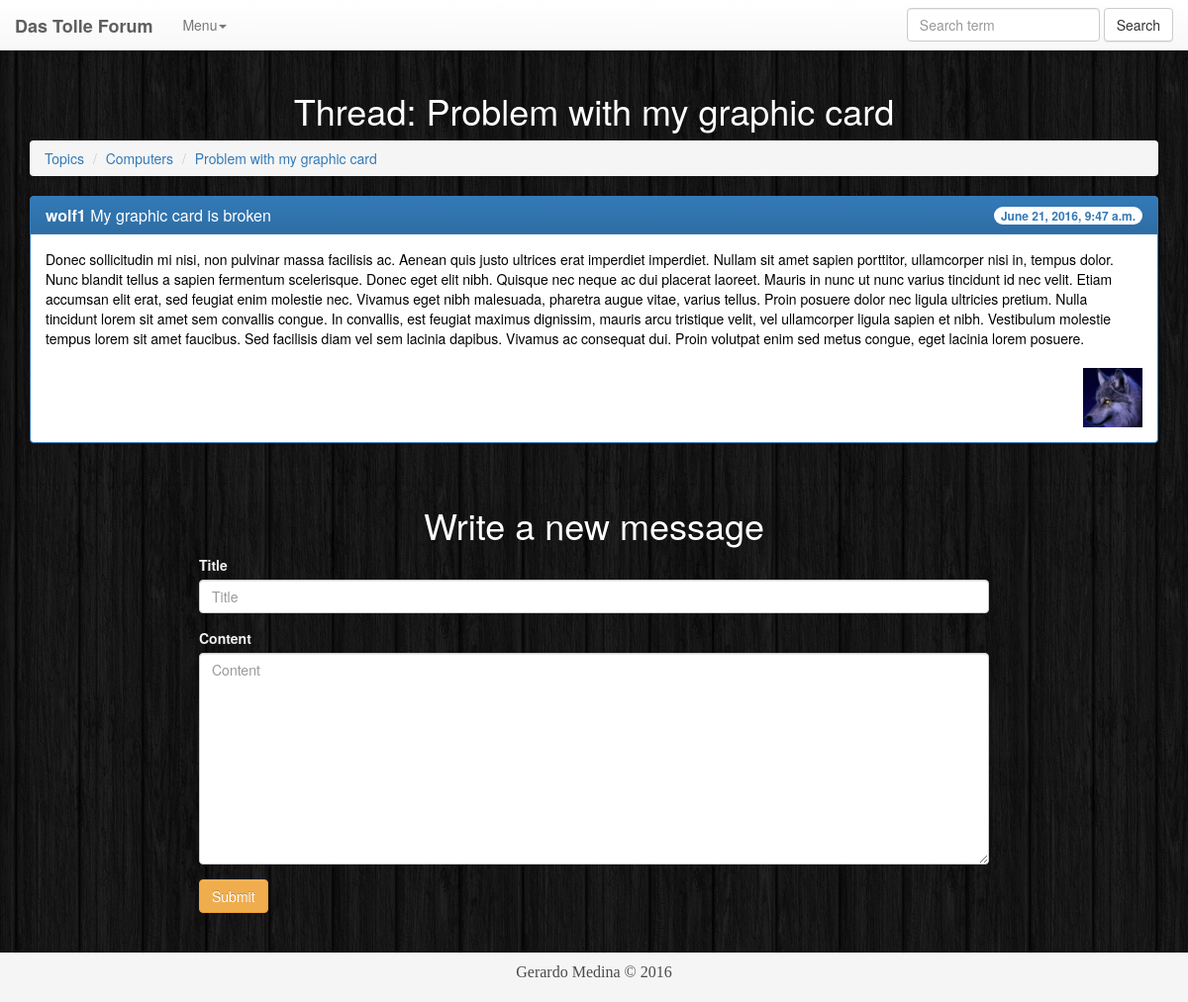
Page /30/29/messages (signed in) on the earlier database version.
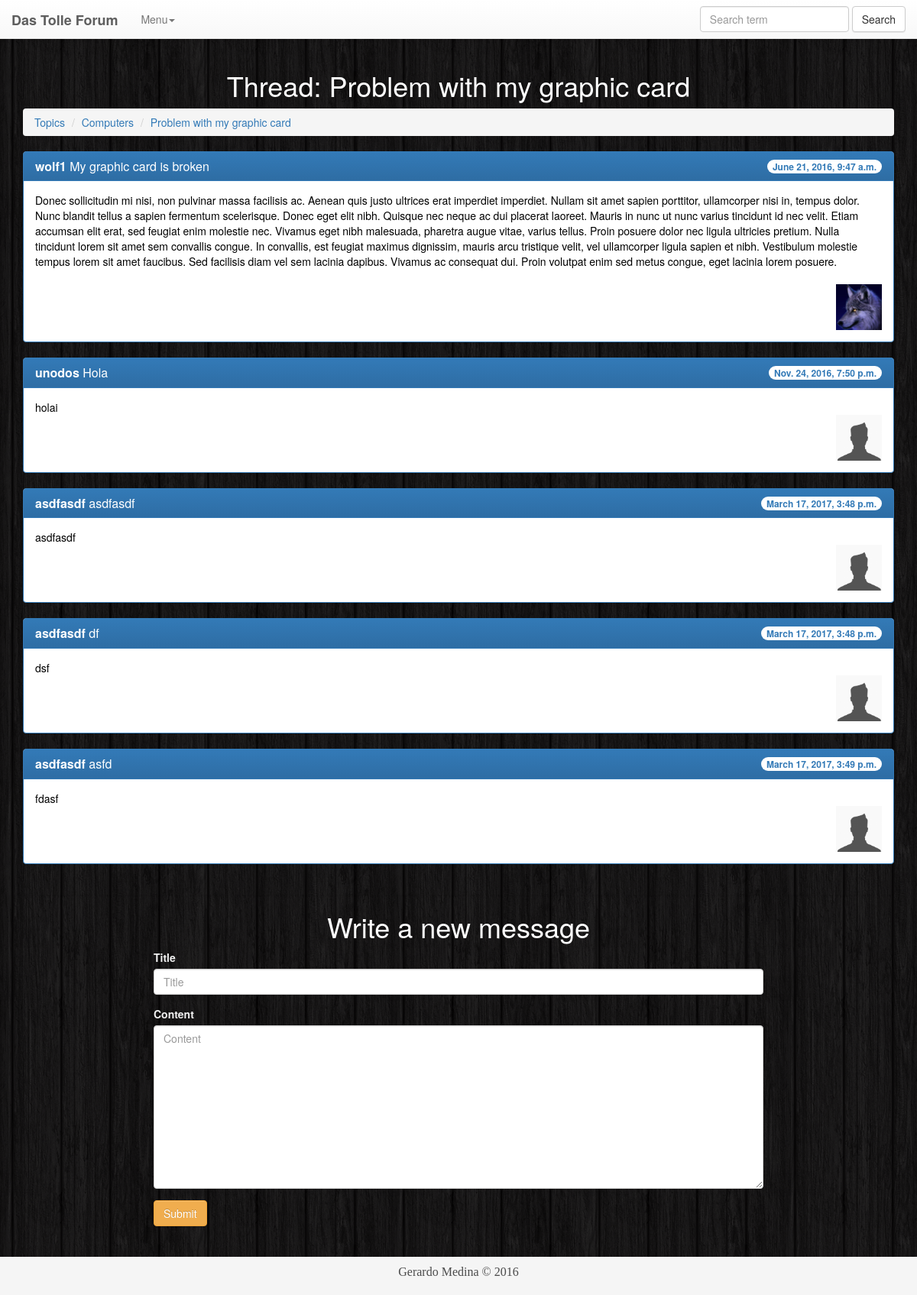
Same page on the later database version.
### forum/models.py (models this page shows, shortened)
class Thread(models.Model):
    title = models.CharField(max_length=100)
    topic = models.ForeignKey(Topic) #1:N
    no_of_messages = models.IntegerField(default=0)
    date_created = models.DateTimeField(auto_now_add=True)

class Topic(models.Model):
    name = models.CharField(max_length=30)
    no_of_threads = models.IntegerField(default=0)

class Message(models.Model):
    title = models.CharField(max_length=50)
    content = models.TextField(max_length=1000)
    date_created = models.DateTimeField(auto_now_add=True)
    user = models.ForeignKey(UserProfile) #1:N
    thread = models.ForeignKey(Thread) #1:N

class UserProfile(models.Model):
    user = models.OneToOneField(User)
    photo = models.ImageField(upload_to='profiles',default='profiles/default.jpg')
    no_of_messages = models.IntegerField(default=0)

### forum/views.py (the view, shortened to what this page needs)
# urls.py: url(r'^(?P<pk>[0-9]+)/(?P<pk2>[0-9]+)/messages$', forum.views.show_messages),
@login_required()
def show_messages(request,pk, pk2):
    topic = Topic.objects.get(pk = pk)
    thread = Thread.objects.get(pk = pk2)
    forum_messages = Message.objects.filter(thread=thread)
    user = UserProfile.objects.get(user=request.user)
    if request.method == 'GET':
        form = MessageForm()
    return render(request, 'messages.html', {'form': form ,'forum_messages': forum_messages, 'thread': thread, 'topic': topic, 'user_profile':user})

### forum/forms.py
class MessageForm(ModelForm):
    class Meta:
        model = Message
        exclude=['thread', 'user']

### templates/messages.html (shortened to what this page needs)
{% extends "base.html" %}
{% load bootstrap3 %}
{% load staticfiles %}
{% block content %}
    <div class="container">
        <h1>Thread: {{ thread.title }}</h1>
        <ol class=" breadcrumb">
            <li><a href="/topics">Topics</a></li>
            <li><a href="/{{ topic.pk }}/threads">{{ topic.name }}</a></li>
            <li><a href="#">{{ thread.title }}</a></li>
        </ol>
        <ul class="list-group">
            {% for message in forum_messages %}
                <div class="panel panel-primary">
                {% if forloop.first %}
                    <div class="panel-heading" style="background-color: #44619b;">
                {% else %}
                    <div class="panel-heading">
                {% endif %}
            <span class="badge pull-right">{{ message.date_created }}</span>
            <h3 class="panel-title"><b>{{ message.user.user.username }}</b> {{ message.title }}</h3>
            </div>
            <div class="panel-body" style="color: #000;">
                {{ message.content }}
                <img width="60px" height="60px" class="pull-right" style="margin-top: 20px"
                     src="{{ message.user.photo.url }}"/>
            </div></div>
            {% endfor %}
            <br/>
        </ul>
        {% if user.is_authenticated %}
            <form method="post" id="form_message">
                <h1>Write a new message</h1>
                {% bootstrap_form form %}
                <button type="submit" class="btn btn-warning">Submit</button>
            </form>
        {% endif %}
    </div>
{% endblock %}

### templates/base.html (shortened to what this page needs)
<!DOCTYPE html>
<html>
<head>
    {% load staticfiles %}
    {% load bootstrap3 %}
    <link rel="stylesheet" href="https://maxcdn.bootstrapcdn.com/bootstrap/3.3.6/css/bootstrap-theme.min.css"
>
    {% bootstrap_css %}
    <link href="{% static "/css/styles.css" %}" rel="stylesheet">
</head>
<body>
<nav class="navbar navbar-default navbar-fixed-top">
    <div class="container-fluid">
        <div class="navbar-header">
            <a class="navbar-brand" href="/welcome"><b>Das Tolle Forum</b></a>
        </div>
        <div class="collapse navbar-collapse" id="bs-example-navbar-collapse-2">
            <ul class="nav navbar-nav">
                <li class="dropdown">
                    <a href="#" class="dropdown-toggle" data-toggle="dropdown" role="button" aria-haspopup="true"
                       aria-expanded="false">Menu<span class="caret"></span></a>
                </li>
            </ul>
            <form class="navbar-form nav navbar-nav navbar-right" method="get" action="/search">
                <div class="form-group">
                    <input type="text" class="form-control" name="q" placeholder="Search term">
                </div>
                <button type="submit" class="btn btn-default">Search</button>
            </form>
        </div>
    </div>
</nav>
<div class="content">
{% block content %}
{% endblock %}
</div>
<footer class="footer fila">
    <p class="text-muted" style="color: #4b4b4b;">Gerardo Medina © 2016</p>
</footer>
</body>
</html>

### forum/static/css/styles.css (style rules this page uses)
p { text-align: center; }
form { margin-top: 2%; margin-left: auto; margin-right: auto; width: 40%; }
li { color: black; }
#form_message { width: auto; margin-left: 15%; margin-right: 15%; margin-top: 2%; margin-bottom: 40px; }
footer { width: 100%; height: 50px; background-color: #f5f5f5; line-height: 40px; }
html, body { margin: 0; margin-top: 3%; padding: 0; height: 100%; display: table; table-layout: fixed; width: 100%; color: #f2f2f2; }
.fila { display: table-row; height: 1px; font-family: "Trebuchet MS", serif; font-size: 16px; }
h1 { text-align: center; color: #ffffff; }

Differences in the rows shown:
added Message: date_created "Nov. 24, 2016, 7:50 p.m.", user.user.username "unodos", title "Hola", content "holai", user.photo (placeholder picture)
added Message: date_created "March 17, 2017, 3:48 p.m.", user.user.username "asdfasdf", title "asdfasdf", content "asdfasdf", user.photo (placeholder picture)
added Message: date_created "March 17, 2017, 3:48 p.m.", user.user.username "asdfasdf", title "df", content "dsf", user.photo (placeholder picture)
added Message: date_created "March 17, 2017, 3:49 p.m.", user.user.username "asdfasdf", title "asfd", content "fdasf", user.photo (placeholder picture)
